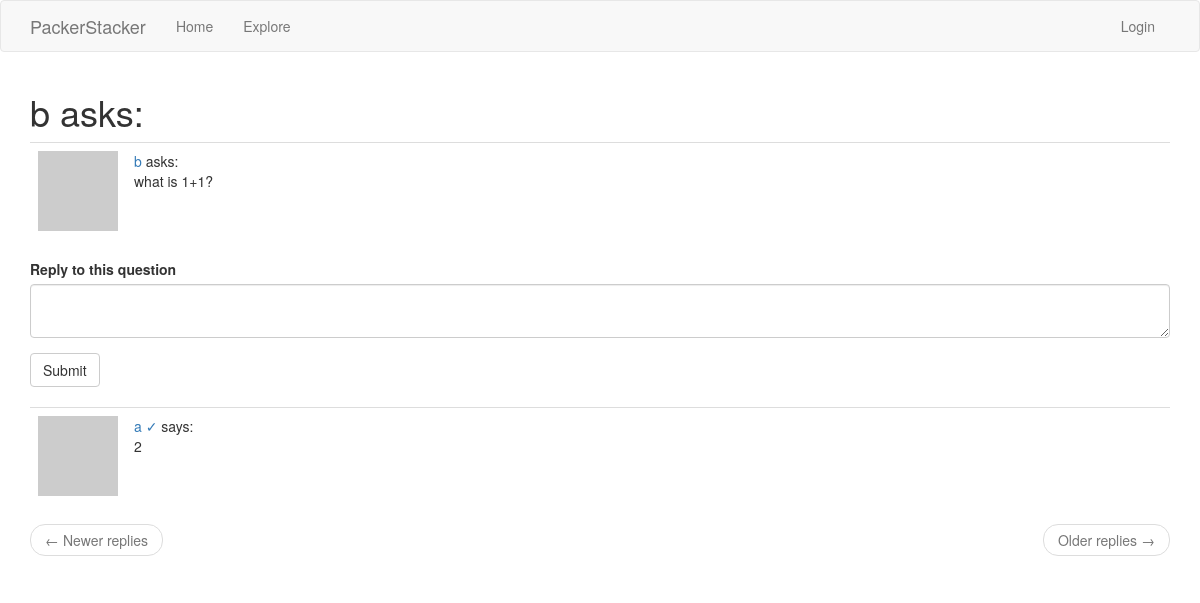
The page /q/4 on the database as committed earlier.
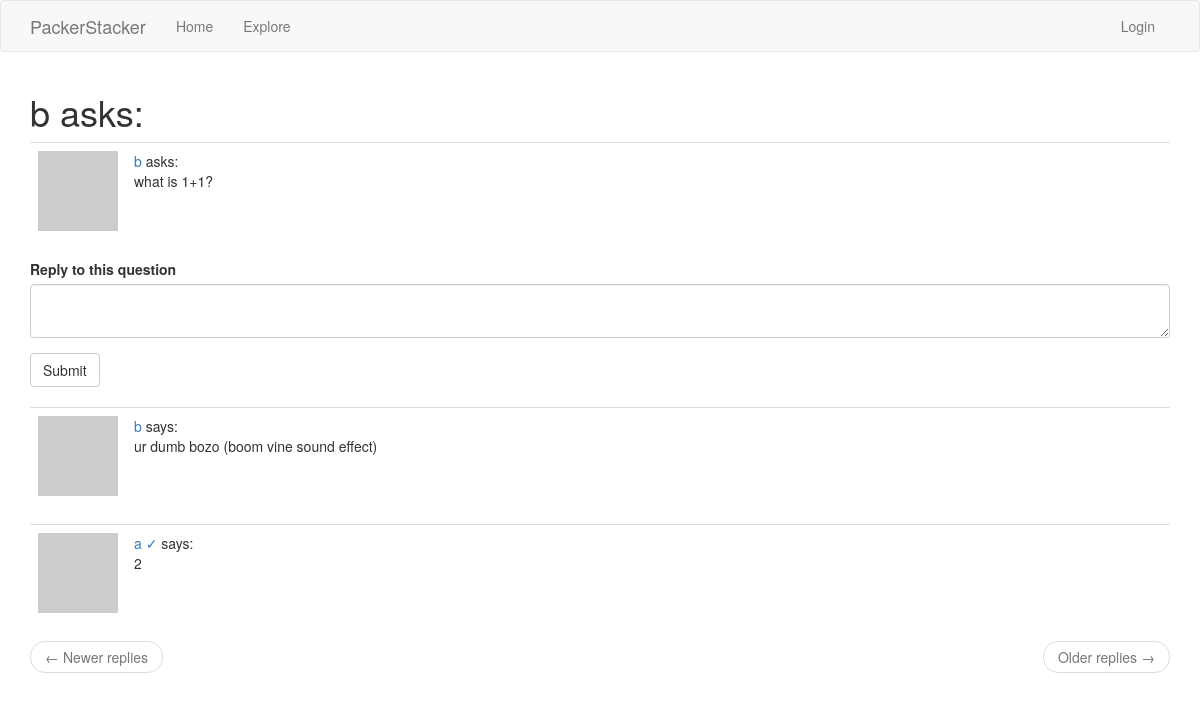
The same page on the database as committed later.
### app/models.py (models this page shows, shortened)
class User(UserMixin, db.Model):
    id = db.Column(db.Integer, primary_key=True)
    username = db.Column(db.String(64), index=True, unique=True)
    email = db.Column(db.String(120), index=True, unique=True)
    password_hash = db.Column(db.String(128))
    questions = db.relationship('Question', backref='author', lazy='dynamic')
    replies = db.relationship('Reply', backref='author', lazy='dynamic')
    about_me = db.Column(db.String(140))
    last_seen = db.Column(db.DateTime, default=datetime.utcnow)
    type = db.Column(db.Boolean())
    def avatar(self, size):
        digest = md5(self.email.lower().encode('utf-8')).hexdigest()
        return 'https://www.gravatar.com/avatar/{}?d=identicon&s={}'.format(digest, size)
    followed = db.relationship(
        'User', secondary=followers,
        primaryjoin=(followers.c.follower_id == id),
        secondaryjoin=(followers.c.followed_id == id),
        backref=db.backref('followers', lazy='dynamic'), lazy='dynamic')

class Question(db.Model):
    id = db.Column(db.Integer, primary_key=True)
    body = db.Column(db.String(1000))
    timestamp = db.Column(db.DateTime, index=True, default=datetime.utcnow)
    user_id = db.Column(db.Integer, db.ForeignKey('user.id'))
    replies = db.relationship('Reply', backref='op', lazy='dynamic')
    def q_replies(self):
        replies = Reply.query.filter_by(post_id=self.id)
        return replies.order_by(Reply.timestamp.desc())

class Reply(db.Model):
    id = db.Column(db.Integer, primary_key=True)
    body = db.Column(db.String(1000))
    timestamp = db.Column(db.DateTime, index=True, default=datetime.utcnow)
    user_id = db.Column(db.Integer, db.ForeignKey('user.id'))
    post_id = db.Column(db.Integer, db.ForeignKey('question.id'))

### app/routes.py (the view)
@app.route('/q/<id>', methods=['GET', 'POST'])
def question_page(id):
    question = Question.query.filter_by(id=id).first_or_404()
    page = request.args.get('page', 1, type=int)
    form = ReplyForm()
    if form.validate_on_submit():
        reply = Reply(body=form.reply.data, author=current_user, op=question)
        db.session.add(reply)
        db.session.commit()
        flash('Thanks for answering!')
        return redirect(url_for('question_page', id=id))
    page = request.args.get('page', 1, type=int)
    replies = question.q_replies().paginate(
        page=page, per_page=app.config['QUESTIONS_PER_PAGE'], error_out=False)
    next_url = url_for('q/<id>', page=replies.next_num) \
        if replies.has_next else None
    prev_url = url_for('q/<id>', page=replies.prev_num) \
        if replies.has_prev else None
    return render_template("question_page.html", title='Question', form=form, question=question,
        replies=replies.items, next_url=next_url, prev_url=prev_url)

### app/forms.py
class ReplyForm(FlaskForm):
    reply = TextAreaField('Reply to this question', validators=[
        DataRequired(), Length(min=1, max=1000)])
    submit = SubmitField('Submit')

### app/routes.py (called while the page is built)
@app.before_request
def before_request():
    if current_user.is_authenticated:
        current_user.last_seen = datetime.utcnow()
        db.session.commit()

### app/templates/question_page.html
{% extends "base.html" %}
{% import 'bootstrap/wtf.html' as wtf %}
{% block app_content %}
  <table>
    <h1>{{ question.author.username }} asks: </h1>
        {% include '_question_view.html' %}
  </table>
  {% if form %}
  {{ wtf.quick_form(form) }}
  <br>
  {% endif %}
  {% for reply in replies %}
      {% include '_reply.html' %}
  {% endfor %}
  <nav aria-label="...">
      <ul class="pager">
          <li class="previous{% if not prev_url %} disabled{% endif %}">
              <a href="{{ prev_url or '#' }}">
                  <span aria-hidden="true">&larr;</span> Newer replies
              </a>
          </li>
          <li class="next{% if not next_url %} disabled{% endif %}">
              <a href="{{ next_url or '#' }}">
                  Older replies <span aria-hidden="true">&rarr;</span>
              </a>
          </li>
      </ul>
  </nav>
{% endblock %}

### app/templates/base.html (shortened to what this page needs)
{% extends 'bootstrap/base.html' %}
{% block navbar %}
    <nav class="navbar navbar-default">
      <div class="container">
                <div class="navbar-header">
                    <a class="navbar-brand" href="{{ url_for('index') }}">PackerStacker</a>
                </div>
                <div class="collapse navbar-collapse" id="bs-example-navbar-collapse-1">
                    <ul class="nav navbar-nav">
                        <li><a href="{{ url_for('index') }}">Home</a></li>
                        <li><a href="{{ url_for('explore') }}">Explore</a></li>
                    </ul>
                    <ul class="nav navbar-nav navbar-right">
                        {% if current_user.is_anonymous %}
                        <li><a href="{{ url_for('login') }}">Login</a></li>
                        {% else %}
                        <li><a href="{{ url_for('user', username=current_user.username) }}">Profile</a></li>
                        <li><a href="{{ url_for('logout') }}">Logout</a></li>
                        {% endif %}
                    </ul>
                </div>
            </div>
        </nav>
{% endblock %}
{% block content %}
    <div class="container">
        {% block app_content %}{% endblock %}
    </div>
{% endblock %}

### app/templates/_question_view.html
<table class="table table-hover">
        <tr>
            <td width="70px">
                    <a><img src="{{ question.author.avatar(70) }}" />
            </td>
            <td>
                <a href="{{ url_for('user', username=question.author.username) }}">
                    {{ question.author.username }} {%if question.author.type %} &#x2713; {%endif%}
                </a>
                asks:
                <br>
                {{ question.body }}
            </td>
        </tr>
    </table>

### app/templates/_reply.html
<table class="table table-hover">
        <tr>
            <td width="70px">
                    <a><img src="{{ reply.author.avatar(70) }}" />
            </td>
            <td>
                <a href="{{ url_for('user', username=reply.author.username) }}">
                    {{ reply.author.username }} {%if reply.author.type %} &#x2713; {%endif%}
                </a>
                says:
                <br>
                {{ reply.body }}
            </td>
        </tr>
    </table>

Rows that differ between the two databases and show on the page:
added Reply: author.username "b", body "ur dumb bozo (boom vine sound effect)"
